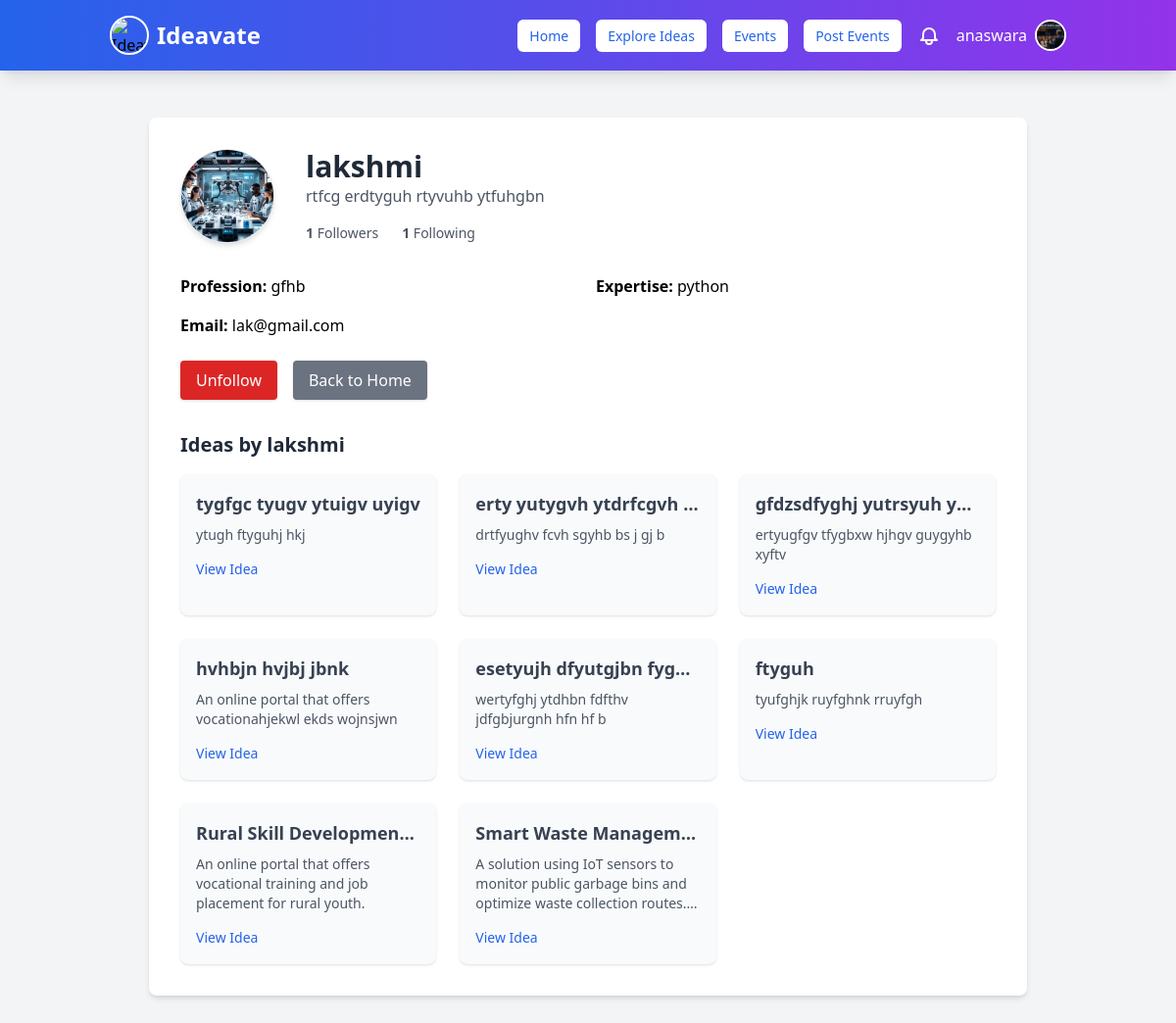
/user/profile/lakshmi/ (signed in), run on an earlier commit of the app's database.
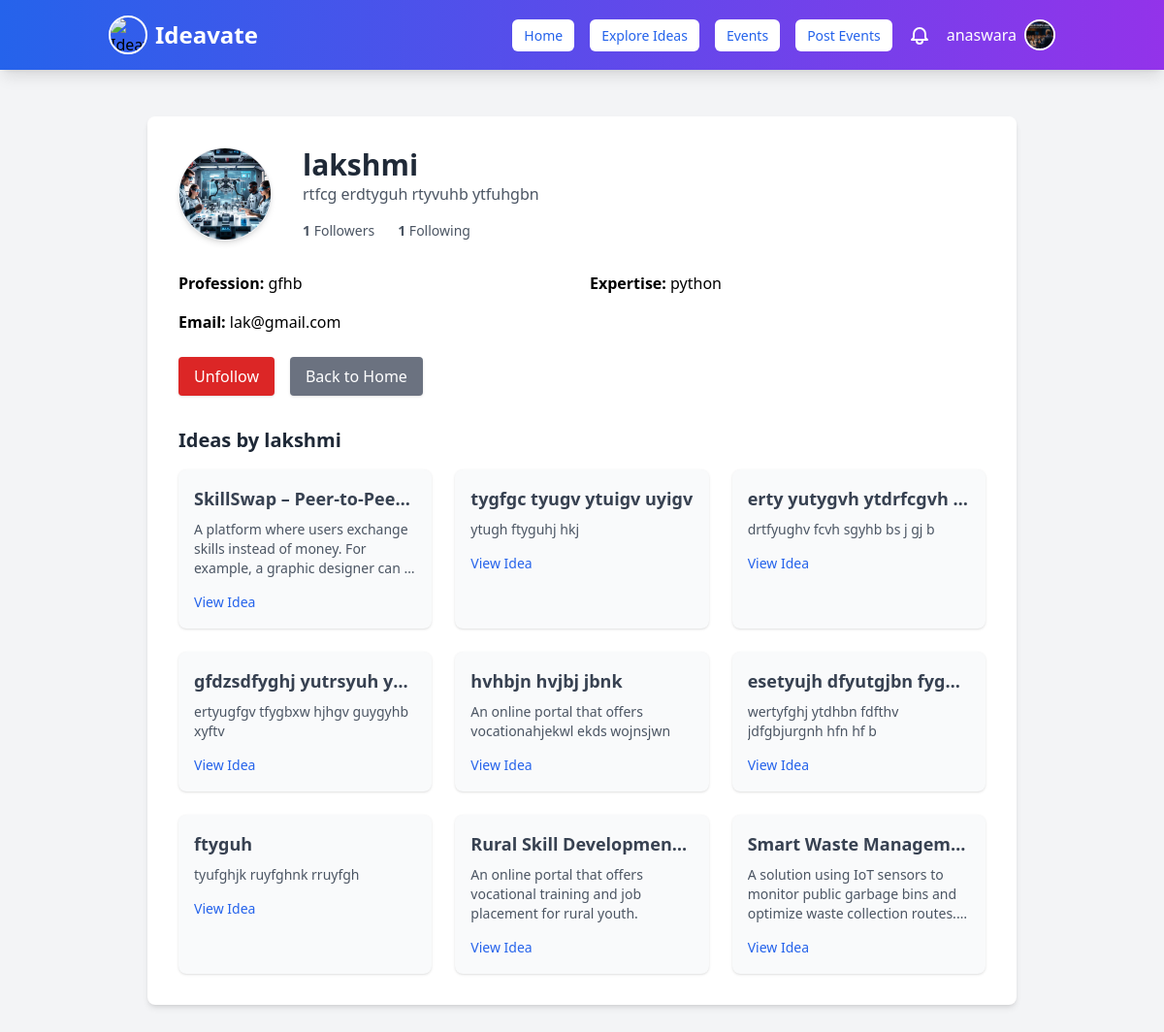
And on a later commit of the database.
### myapp/models.py (models this page shows, shortened)
class Idea(models.Model):
    user = models.ForeignKey(User, on_delete=models.CASCADE, related_name="ideas")
    idea_name = models.CharField(max_length=100)
    description = models.TextField(blank=True)
    category = models.CharField(max_length=100, blank=True, null=True)  # Example: Tech, Health, AI
    funding_goal = models.DecimalField(max_digits=10, decimal_places=2, null=True, blank=True)
    estimated_investment = models.DecimalField(max_digits=10, decimal_places=2, null=True, blank=True)
    collaboration = models.BooleanField(default=False)
    status = models.CharField(
        max_length=20,
        choices=[("open", "Open for Investment"), ("progress", "In Progress"), ("completed", "Completed")],
        default="open"
    )
    created_at = models.DateTimeField(auto_now_add=True)  # Timestamp when idea is posted
    updated_at = models.DateTimeField(auto_now=True)  # Timestamp when idea is modified
    class Meta:
        verbose_name = "Idea"
        verbose_name_plural = "Ideas"
        ordering = ["-created_at"]  # Show newest ideas first

### myapp/views.py (the view)
# urls.py: path('user/profile/<str:username>/', views.view_user_profile, name='user_profile'),
@login_required(login_url='signin')
def view_user_profile(request, username):
    viewed_user = get_object_or_404(User, username=username)
    if viewed_user.is_organization:
        return redirect('view_organization_profile', username=viewed_user.username)
    if not viewed_user.is_user:
        return redirect('home')
    try:
        profile = UserProfile.objects.get(user=viewed_user)
    except UserProfile.DoesNotExist:
        profile = UserProfile.objects.create(user=viewed_user)
    ideas = Idea.objects.filter(user=viewed_user)
    follower_count = Follow.objects.filter(following=viewed_user).count()
    following_count = Follow.objects.filter(follower=viewed_user).count()
    is_following = Follow.objects.filter(follower=request.user, following=viewed_user).exists()
    return render(request, "user_profile.html", {
        "viewed_user": viewed_user,
        "profile": profile,
        "ideas": ideas,
        "follower_count": follower_count,
        "following_count": following_count,
        "is_following": is_following,
        "viewing_own_profile": viewed_user == request.user,
    })

### templates/user_profile.html (shortened to what this page needs)
{% extends "navbar.html" %}
{% load static %}
{% block content %}
<div class="max-w-4xl mx-auto bg-white p-8 rounded-lg shadow-md mt-10">
    <div class="flex flex-col sm:flex-row items-center sm:items-start sm:space-x-8 mb-8">
        <img src="{% if viewed_user.user_profile.profile_picture %}{{ viewed_user.user_profile.profile_picture.url }}{% else %}{% static 'images/default-profile.png' %}{% endif %}"
             alt="Profile Picture"
             class="h-24 w-24 rounded-full object-cover border shadow-md">
        <div class="text-center sm:text-left mt-4 sm:mt-0 w-full">
            <h2 class="text-3xl font-bold text-gray-800">{{ viewed_user.username }}</h2>
            <p class="text-gray-600">{{ viewed_user.user_profile.bio|default:"No bio available" }}</p>
            {% if viewed_user.username %}
            <div class="flex justify-center sm:justify-start space-x-6 mt-4 text-sm text-gray-600">
                {% if viewed_user.username %}
                    <a href="{% url 'view_followers' viewed_user.username %}">
                        <div><span class="font-semibold">{{ follower_count }}</span> Followers</div>
                    </a>
                    <a href="{% url 'view_following' viewed_user.username %}">
                        <div><span class="font-semibold">{{ following_count }}</span> Following</div>
                    </a>
                {% else %}
                    <div><span class="font-semibold">{{ follower_count }}</span> Followers</div>
                    <div><span class="font-semibold">{{ following_count }}</span> Following</div>
                {% endif %}
            </div>
            {% endif %}
        </div>
    </div>
    <div class="grid grid-cols-1 sm:grid-cols-2 gap-4 mb-6">
        <p><strong>Profession:</strong> {{ viewed_user.user_profile.profession|default:"Not specified" }}</p>
        <p><strong>Expertise:</strong> {{ viewed_user.user_profile.expertise|default:"Not specified" }}</p>
        <p class="col-span-2"><strong>Email:</strong> {{ viewed_user.email }}</p>
    </div>
    <div class="flex space-x-4 mb-8">
        {% if viewed_user.username %}
            {% if viewing_own_profile %}
                <a href="{% url 'edit_userprofile' %}" class="bg-blue-600 text-white px-4 py-2 rounded hover:bg-blue-700 shadow">Edit Profile</a>
            {% else %}
                {% if is_following %}
                    <form method="post" action="{% url 'unfollow_user' viewed_user.username %}">
                        <button type="submit" class="bg-red-600 text-white px-4 py-2 rounded hover:bg-red-700 shadow">Unfollow</button>
                    </form>
                {% else %}
                    <form method="post" action="{% url 'follow_user' viewed_user.username %}">
                        {% csrf_token %}
                        <button type="submit" class="bg-green-600 text-white px-4 py-2 rounded hover:bg-green-700 shadow">Follow</button>
                    </form>
                {% endif %}
            {% endif %}
        {% endif %}
        <a href="{% url 'home' %}" class="bg-gray-500 text-white px-4 py-2 rounded hover:bg-gray-600 shadow">Back to Home</a>
    </div>
    <h3 class="text-xl font-semibold text-gray-800 mb-4">Ideas by {{ viewed_user.username }}</h3>
    <div class="grid grid-cols-1 sm:grid-cols-2 md:grid-cols-3 gap-6">
        {% for idea in ideas %}
            <div class="bg-gray-50 p-4 rounded-lg shadow hover:shadow-md transition">
                <h4 class="font-bold text-lg text-gray-700 mb-2 truncate">{{ idea.idea_name }}</h4>
                <p class="text-sm text-gray-600 mb-3 line-clamp-3">{{ idea.description|truncatewords:15 }}</p>
                <a href="{% url 'idea_detail' idea.id %}" class="text-blue-600 text-sm hover:underline font-medium">View Idea</a>
            </div>
        {% empty %}
            <p class="text-gray-500 col-span-full">No ideas have been posted yet.</p>
        {% endfor %}
    </div>
</div>
{% endblock %}

What changed in the data, as far as the page shows it:
added Idea: idea_name "SkillSwap – Peer-to-Pee…", description "A platform where users exchange skills instead of money. For example, a graphic designer can …"
